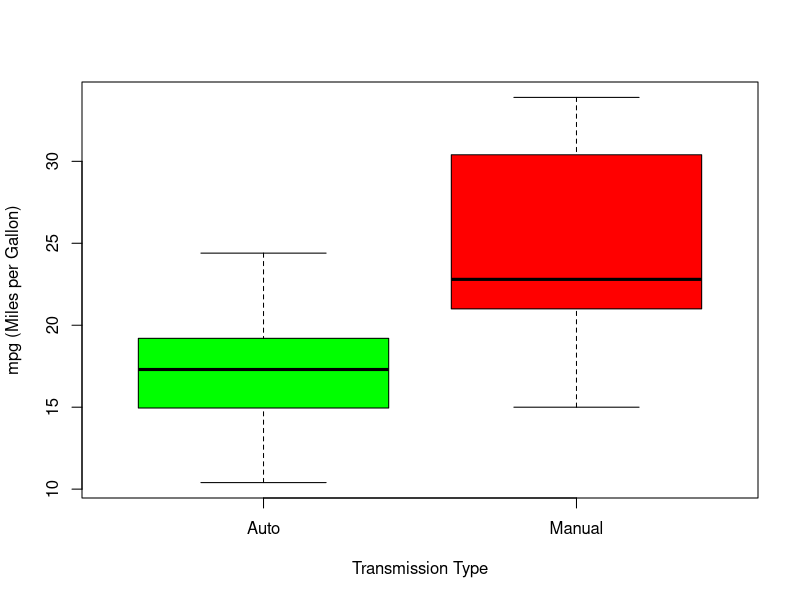
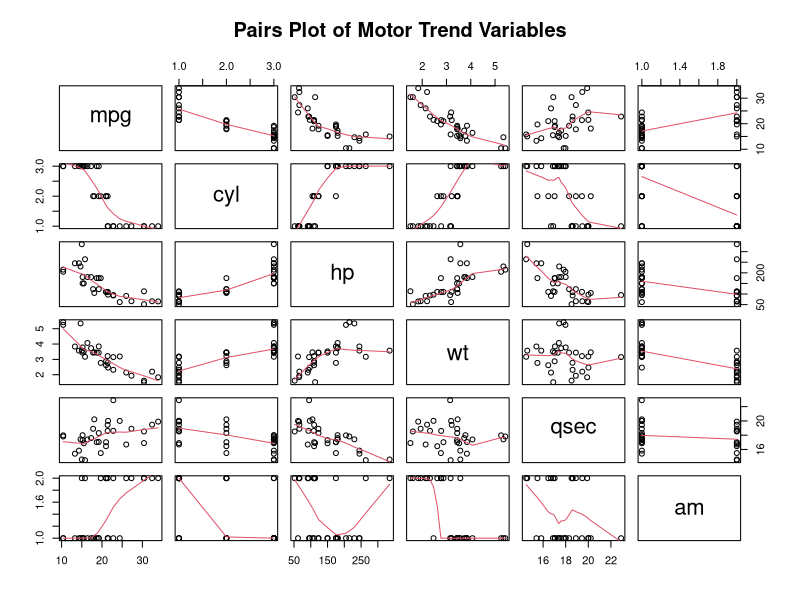
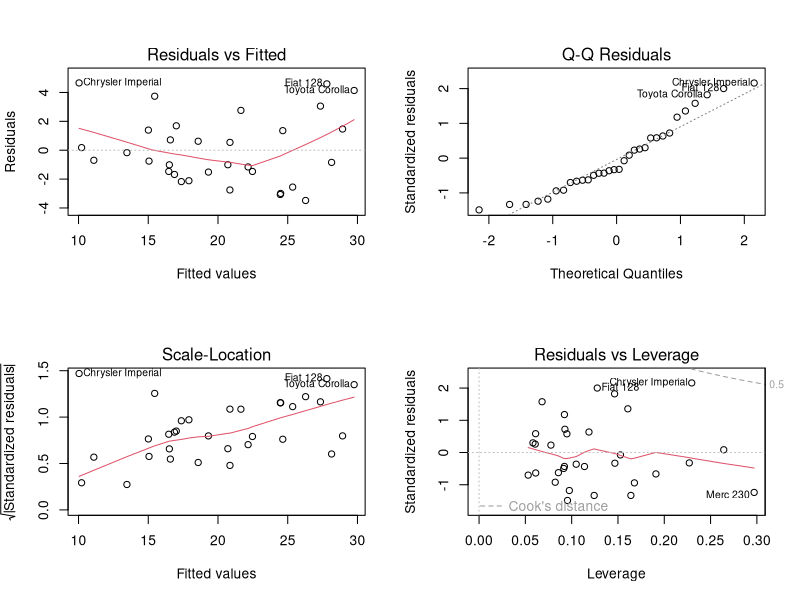

The R source for these figures, in order:
## ---- chunk 1
## Load the data
data("mtcars")

## Take a look at the structure of the data we are using
str(mtcars)
## ---- chunk 2
### take a look at the summary of the data
summary(mtcars)

## Convert necessary columns to factors
mtcars$am   <- factor(mtcars$am,labels=c("Auto","Manual"))
mtcars$cyl  <- factor(mtcars$cyl)
## ---- chunk 3
## Create regression models using just am
ammodel <- lm(mpg ~ am, mtcars)
## ---- chunk 4
allmodel <- lm(mpg~., mtcars)
## ---- chunk 5
## Create regression models with the most applicable variables
trimmodel <- step(allmodel, direction = "both")
## ---- chunk 6
summary(trimmodel)
## ---- chunk 7
confint(trimmodel, "amManual", level=0.95)
## ---- chunk 8
plot(as.factor(mtcars$am),mtcars$mpg, col = (c("green","red")), 
        ylab = "mpg (Miles per Gallon)", xlab = "Transmission Type")
mtcars_expl <- mtcars[,c(1,2,4,6,7,9)]
pairs(mtcars_expl, panel=panel.smooth, main="Pairs Plot of Motor Trend Variables")
## ---- chunk 9
par(mfrow=c(2, 2))
plot(trimmodel)
